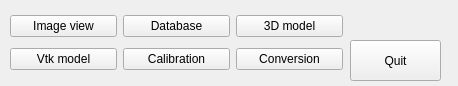
<?xml version="1.0" encoding="UTF-8"?>
<!-- 
//
// Copyright (c) 2021 The University of Aizu
// Open source under the BSD License.
//
 -->
<ui version="4.0">
 <class>Controlpanel</class>
 <widget class="QDialog" name="Controlpanel">
  <property name="geometry">
   <rect>
    <x>0</x>
    <y>0</y>
    <width>458</width>
    <height>86</height>
   </rect>
  </property>
  <property name="windowTitle">
   <string>Dialog</string>
  </property>
  <widget class="QPushButton" name="quitButton">
   <property name="geometry">
    <rect>
     <x>350</x>
     <y>40</y>
     <width>91</width>
     <height>41</height>
    </rect>
   </property>
   <property name="text">
    <string>Quit</string>
   </property>
   <property name="autoDefault">
    <bool>false</bool>
   </property>
  </widget>
  <widget class="QWidget" name="layoutWidget">
   <property name="geometry">
    <rect>
     <x>10</x>
     <y>10</y>
     <width>333</width>
     <height>66</height>
    </rect>
   </property>
   <layout class="QGridLayout" name="gridLayout">
    <item row="0" column="0">
     <widget class="QPushButton" name="showImageButton">
      <property name="text">
       <string>Image view</string>
      </property>
      <property name="autoDefault">
       <bool>false</bool>
      </property>
     </widget>
    </item>
    <item row="0" column="1">
     <widget class="QPushButton" name="showDBButton">
      <property name="text">
       <string>Database</string>
      </property>
      <property name="autoDefault">
       <bool>false</bool>
      </property>
     </widget>
    </item>
    <item row="0" column="2">
     <widget class="QPushButton" name="showModelButton">
      <property name="text">
       <string>3D model</string>
      </property>
      <property name="autoDefault">
       <bool>false</bool>
      </property>
     </widget>
    </item>
    <item row="1" column="0">
     <widget class="QPushButton" name="showVtkButton">
      <property name="text">
       <string>Vtk model</string>
      </property>
      <property name="autoDefault">
       <bool>false</bool>
      </property>
     </widget>
    </item>
    <item row="1" column="1">
     <widget class="QPushButton" name="showCaliButton">
      <property name="text">
       <string>Calibration</string>
      </property>
      <property name="autoDefault">
       <bool>false</bool>
      </property>
     </widget>
    </item>
    <item row="1" column="2">
     <widget class="QPushButton" name="showConversionButton">
      <property name="text">
       <string>Conversion</string>
      </property>
      <property name="autoDefault">
       <bool>false</bool>
      </property>
     </widget>
    </item>
   </layout>
  </widget>
 </widget>
 <tabstops>
  <tabstop>showImageButton</tabstop>
  <tabstop>showDBButton</tabstop>
  <tabstop>showModelButton</tabstop>
  <tabstop>showVtkButton</tabstop>
  <tabstop>showCaliButton</tabstop>
  <tabstop>quitButton</tabstop>
 </tabstops>
 <resources/>
 <connections/>
</ui>
